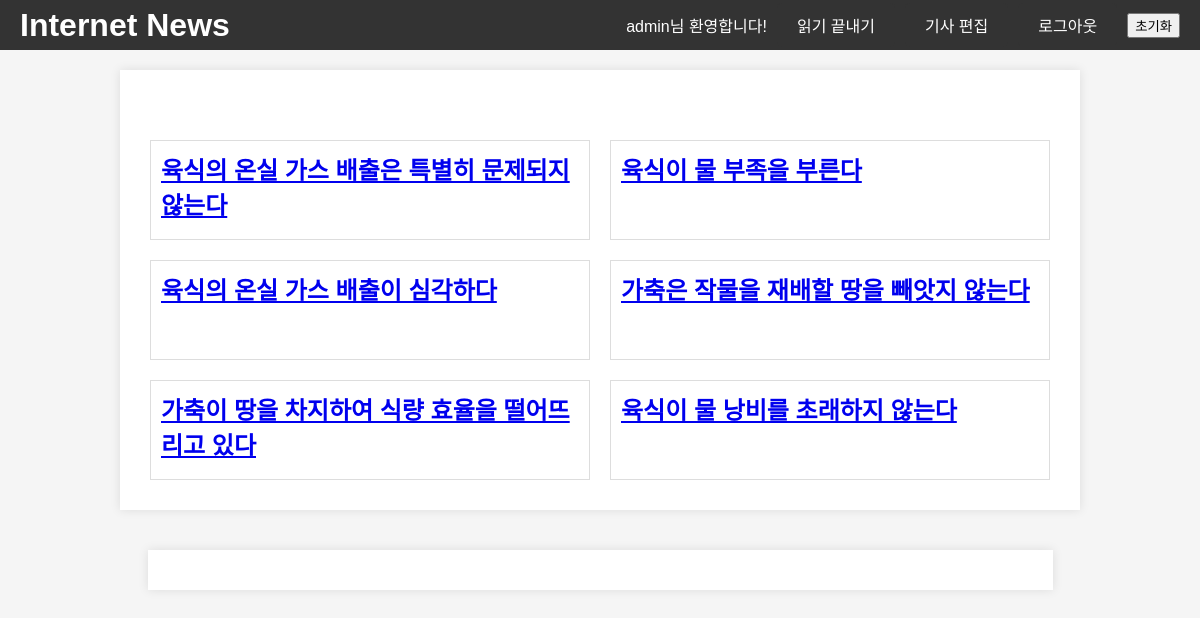
The app's page /index (signed in) with its own data.
### app.py (models this page shows, shortened)
class User(db.Model):
    id = db.Column(db.Integer, primary_key=True)
    username = db.Column(db.String(255), nullable=False, unique=True)
    password = db.Column(db.String(255), nullable=False)
    article_order = db.Column(db.String(255), nullable=True)
    def get_article_order(self):
        return json.loads(self.article_order)

class Article(db.Model):
    id = db.Column(db.Integer, primary_key=True)
    title = db.Column(db.String(100), nullable=False)
    content = db.Column(db.Text, nullable=False)
    author_name = db.Column(db.String(100))  # 저자 이름
    author_occupation = db.Column(db.String(100))  # 저자 직업
    author_email = db.Column(db.String(100))  # 저자 이메일
    author_description = db.Column(db.Text)  # 저자 설명
    display_on_index = db.Column(db.Boolean, default=False)
    ratings = db.relationship('Rating', backref='article', lazy=True)

### app.py (the view)
@app.route('/index')
def index():
    user = User.query.get(session['user_id'])
    display_article_ids = [article.id for article in Article.query.filter_by(display_on_index=True).all()]
    if user.article_order is None or set(user.get_article_order()) != set(display_article_ids):
        random.shuffle(display_article_ids)
        user.set_article_order(display_article_ids)
        db.session.commit()
    articles = [Article.query.get(id) for id in user.get_article_order()[:6]]
    return render_template('index.html', articles=articles)

### templates/index.html (shortened to what this page needs)
<!DOCTYPE html>
<html lang="en">
<head>
    <link rel="stylesheet" type="text/css" href="/static/styles.css">
</head>
<body>
    <header>
        <h1>Internet News</h1>
        <div>
            {% if session['user_name'] %}
            <p>{{ session['user_name'] }}님 환영합니다!</p>
            <a href="{{ url_for('end_page') }}">읽기 끝내기</a>
            {% if session['user_name'] == 'admin' %}
                <a href="{{ url_for('edit_article') }}">기사 편집</a>
                <a href="{{ url_for('login') }}">로그아웃</a>
                <button onclick="confirmRefresh()">초기화</button>
            {% endif %}
        {% else %}
            <a href="{{ url_for('login') }}">로그인</a>
        {% endif %}
        </div>
    </header>
    <div class="container">
        {% for article in articles %}
            {% if article is not none %}
                <div class="article">
                    <a href="{{ url_for('article', article_id=article.id) }}">
                        <h2>{{ article.title }}</h2>
                    </a>
                </div>
            {% endif %}
        {% endfor %}
    </div>
    <div class="memo-container" id="memoContainer" style="width: 1000px;" ></div>
</body>
</html>

### static/styles.css (style rules this page uses)
body, h1, h2, p { margin: 0; padding: 0; }
body { font-family: Arial, sans-serif; background-color: #f5f5f5; }
header { background-color: #333; color: #fff; padding: 10px; text-align: center; }
.container { max-width: 80%; margin: 20px auto; padding: 20px; background-color: #fff; box-shadow: 0 0 10px rgba(0, 0, 0, 0.1); margin-top: 70px; }
.article { width: 600px; border: 1px solid #ddd; padding: 10px; margin: 10px 0; cursor: pointer; }
.article h2 { font-size: 24px; margin: 0; }
.memo-container { max-width: 865px; margin: 20px auto; padding: 20px; background-color: #fff; box-shadow: 0 0 10px rgba(0, 0, 0, 0.1); }

### templates/index.html (style rules this page uses)
body { display: flex; flex-direction: column; align-items: center; }
header { width: 100%; position: fixed; top: 0; z-index: 100; display: flex; justify-content: space-between; align-items: center; height: 50px; padding: 0 20px; box-sizing: border-box; }
header a { display: inline-block; padding: 10px 20px; background-color: #333; color: #fff; text-decoration: none; border-radius: 5px; transition: background-color 0.3s; }
header div { display: flex; align-items: center; gap: 10px; }
.container { display: flex; flex-wrap: wrap; justify-content: space-between; width: 100%; padding: 60px 20px 20px; box-sizing: border-box; }
.article { box-sizing: border-box; flex: 0 0 calc(50% - 20px); border: 1px solid #ddd; padding: 10px; margin: 10px; cursor: pointer; height: 100px; overflow: hidden; }

### records on screen
User: user_name "admin"
Article: title "육식의 온실 가스 배출은 특별히 문제되지 않는다"
Article: title "육식이 물 부족을 부른다"
Article: title "육식의 온실 가스 배출이 심각하다"
Article: title "가축은 작물을 재배할 땅을 빼앗지 않는다"
Article: title "가축이 땅을 차지하여 식량 효율을 떨어뜨리고 있다"
Article: title "육식이 물 낭비를 초래하지 않는다"
